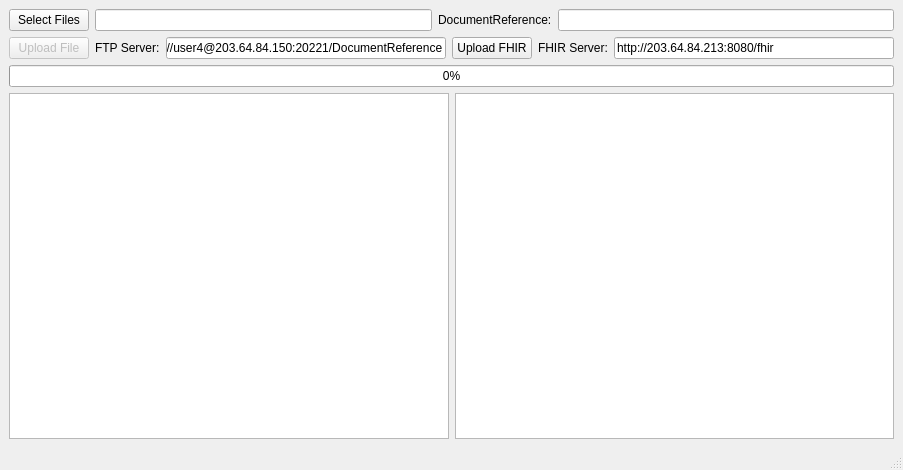
<?xml version="1.0" encoding="UTF-8"?>
<ui version="4.0">
 <class>MainWindow</class>
 <widget class="QMainWindow" name="MainWindow">
  <property name="geometry">
   <rect>
    <x>0</x>
    <y>0</y>
    <width>903</width>
    <height>470</height>
   </rect>
  </property>
  <property name="windowTitle">
   <string>File Upload &amp; DocumentReference Generator</string>
  </property>
  <widget class="QWidget" name="centralwidget">
   <layout class="QVBoxLayout" name="verticalLayout">
    <item>
     <layout class="QHBoxLayout" name="horizontalLayout">
      <item>
       <widget class="QPushButton" name="selectBtn">
        <property name="text">
         <string>Select Files</string>
        </property>
        <property name="autoDefault">
         <bool>true</bool>
        </property>
       </widget>
      </item>
      <item>
       <widget class="QLineEdit" name="filesEdit">
        <property name="enabled">
         <bool>true</bool>
        </property>
        <property name="text">
         <string/>
        </property>
        <property name="readOnly">
         <bool>true</bool>
        </property>
       </widget>
      </item>
      <item>
       <widget class="QLabel" name="label">
        <property name="text">
         <string>DocumentReference:</string>
        </property>
       </widget>
      </item>
      <item>
       <widget class="QLineEdit" name="istudyEdit">
        <property name="text">
         <string/>
        </property>
        <property name="readOnly">
         <bool>false</bool>
        </property>
       </widget>
      </item>
     </layout>
    </item>
    <item>
     <layout class="QHBoxLayout" name="horizontalLayout_4">
      <item>
       <widget class="QPushButton" name="uploadFileBtn">
        <property name="enabled">
         <bool>false</bool>
        </property>
        <property name="text">
         <string>Upload File</string>
        </property>
        <property name="checkable">
         <bool>false</bool>
        </property>
        <property name="autoDefault">
         <bool>false</bool>
        </property>
        <property name="default">
         <bool>false</bool>
        </property>
        <property name="flat">
         <bool>false</bool>
        </property>
       </widget>
      </item>
      <item>
       <widget class="QLabel" name="label_3">
        <property name="text">
         <string>FTP Server:</string>
        </property>
       </widget>
      </item>
      <item>
       <widget class="QLineEdit" name="ftpEdit">
        <property name="text">
         <string>ftp://user4@203.64.84.150:20221/DocumentReference</string>
        </property>
       </widget>
      </item>
      <item>
       <widget class="QPushButton" name="uploadFHIRBtn">
        <property name="text">
         <string>Upload FHIR</string>
        </property>
       </widget>
      </item>
      <item>
       <widget class="QLabel" name="label_2">
        <property name="text">
         <string>FHIR Server:</string>
        </property>
       </widget>
      </item>
      <item>
       <widget class="QLineEdit" name="fhirEdit">
        <property name="text">
         <string>http://203.64.84.213:8080/fhir</string>
        </property>
       </widget>
      </item>
     </layout>
    </item>
    <item>
     <widget class="QProgressBar" name="progressBar">
      <property name="value">
       <number>0</number>
      </property>
     </widget>
    </item>
    <item>
     <layout class="QHBoxLayout" name="horizontalLayout_3">
      <item>
       <widget class="QTextEdit" name="textEdit">
        <property name="html">
         <string>&lt;!DOCTYPE HTML PUBLIC &quot;-//W3C//DTD HTML 4.0//EN&quot; &quot;http://www.w3.org/TR/REC-html40/strict.dtd&quot;&gt;
&lt;html&gt;&lt;head&gt;&lt;meta name=&quot;qrichtext&quot; content=&quot;1&quot; /&gt;&lt;style type=&quot;text/css&quot;&gt;
p, li { white-space: pre-wrap; }
&lt;/style&gt;&lt;/head&gt;&lt;body style=&quot; font-family:'MS Shell Dlg 2'; font-size:8.25pt; font-weight:400; font-style:normal;&quot;&gt;
&lt;p style=&quot;-qt-paragraph-type:empty; margin-top:0px; margin-bottom:0px; margin-left:0px; margin-right:0px; -qt-block-indent:0; text-indent:0px;&quot;&gt;&lt;br /&gt;&lt;/p&gt;&lt;/body&gt;&lt;/html&gt;</string>
        </property>
       </widget>
      </item>
      <item>
       <widget class="QTextEdit" name="textEdit_result">
        <property name="html">
         <string>&lt;!DOCTYPE HTML PUBLIC &quot;-//W3C//DTD HTML 4.0//EN&quot; &quot;http://www.w3.org/TR/REC-html40/strict.dtd&quot;&gt;
&lt;html&gt;&lt;head&gt;&lt;meta name=&quot;qrichtext&quot; content=&quot;1&quot; /&gt;&lt;style type=&quot;text/css&quot;&gt;
p, li { white-space: pre-wrap; }
&lt;/style&gt;&lt;/head&gt;&lt;body style=&quot; font-family:'MS Shell Dlg 2'; font-size:8.25pt; font-weight:400; font-style:normal;&quot;&gt;
&lt;p style=&quot;-qt-paragraph-type:empty; margin-top:12px; margin-bottom:12px; margin-left:0px; margin-right:0px; -qt-block-indent:0; text-indent:0px;&quot;&gt;&lt;br /&gt;&lt;/p&gt;&lt;/body&gt;&lt;/html&gt;</string>
        </property>
       </widget>
      </item>
     </layout>
    </item>
   </layout>
  </widget>
  <widget class="QMenuBar" name="menubar">
   <property name="geometry">
    <rect>
     <x>0</x>
     <y>0</y>
     <width>903</width>
     <height>21</height>
    </rect>
   </property>
  </widget>
  <widget class="QStatusBar" name="statusbar"/>
 </widget>
 <resources/>
 <connections/>
</ui>
